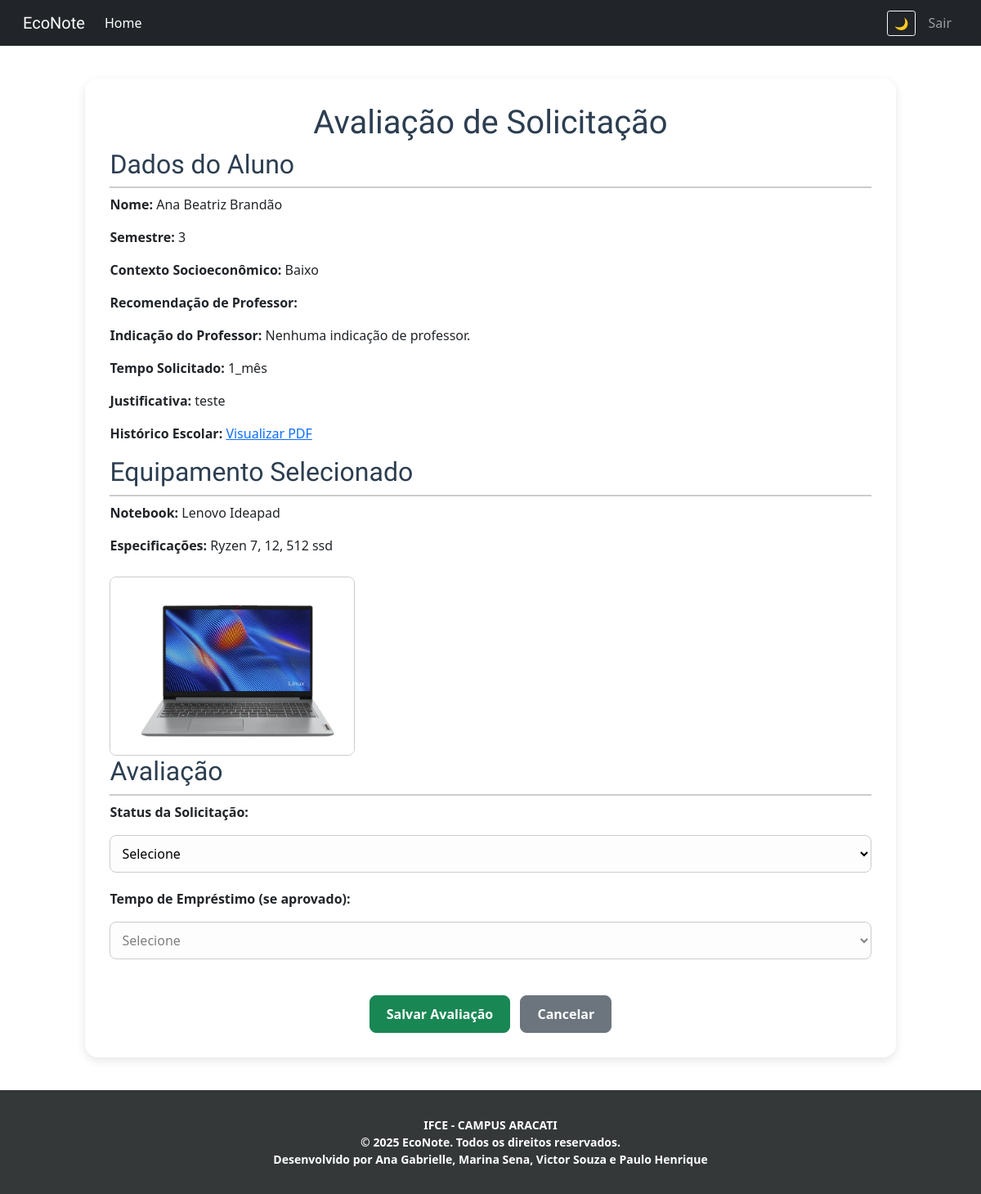
The page /avaliar-solicitacao/21/ (signed in) on the database as committed earlier.
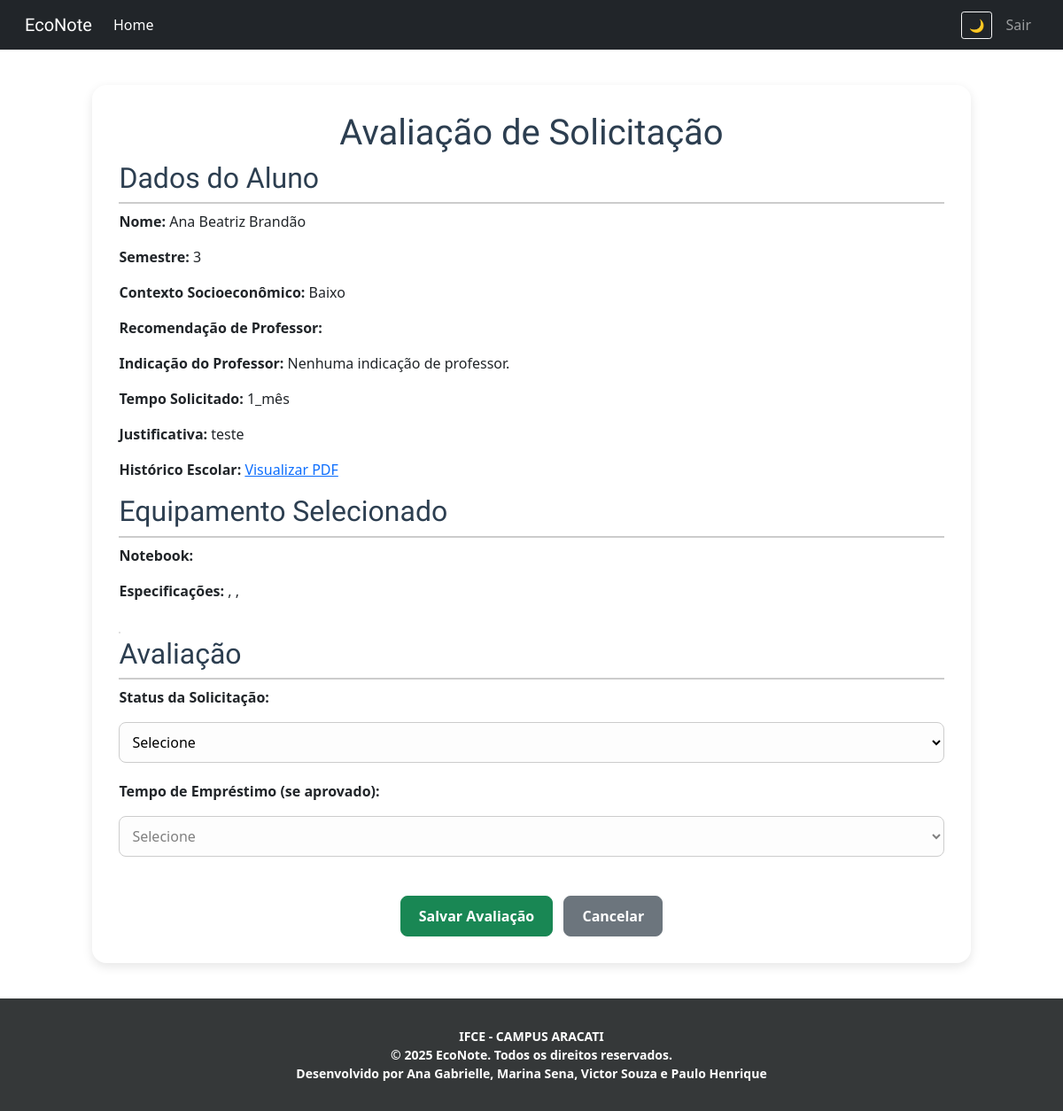
The same page on the database as committed later.
### EconoteApp/models.py (models this page shows, shortened)
class SolicitacaoNotebook(models.Model):
    CONTEXTOS = [
        ('Baixo', 'Baixo'),
        ('Médio', 'Médio'),
        ('Alto', 'Alto'),
    ]
    TEMPO_USO = [
        ('1_mês', '1 mês'),
        ('2_meses', '2 meses'),
        ('3_meses', '3 meses'),
        ('mais_3_meses', 'Mais de 3 meses'),
    ]
    aluno = models.ForeignKey(User, on_delete=models.CASCADE)
    nome = models.CharField(max_length=100)
    semestre = models.CharField(max_length=20)
    historico = models.FileField(upload_to='historicos/')
    contexto = models.CharField(max_length=10, choices=CONTEXTOS)
    tempo_uso = models.CharField(max_length=20, choices=TEMPO_USO)
    justificativa = models.TextField()
    indicacao_professor = models.TextField(
        blank=True,
        null=True,
        verbose_name="Indicação do Professor"
    )
    indicado_por_professor = models.ForeignKey(
        User,
        on_delete=models.SET_NULL,
        null=True, blank=True,
        related_name='indicacoes_feitas',
        verbose_name="Indicado Por"
    )
    data_solicitacao = models.DateTimeField(auto_now_add=True)
    status = models.CharField(
        max_length=20,
        default='Pendente',
        choices=[
            ('Pendente', 'Pendente'),
            ('Aprovado', 'Aprovado'),
            ('Recusado', 'Recusado'),
            ('Lista de Espera', 'Lista de Espera'),
            ('devolucao_pendente', 'Devolução Pendente'),
            ('Devolvido', 'Devolvido'), # Confirmado: 'Devolvido' está presente
        ]
    )
    tempo_concedido = models.CharField(
        max_length=20,
        choices=TEMPO_USO,
        blank=True,
        null=True
    )
    notebook = models.ForeignKey(Notebook, on_delete=models.SET_NULL, null=True, blank=True)
    avaliado_por = models.ForeignKey(
        User,
        null=True,
        blank=True,
        on_delete=models.SET_NULL,
        related_name='avaliacoes'
    )
    data_avaliacao = models.DateTimeField(null=True, blank=True)

class Notebook(models.Model):
    STATUS_CHOICES = [
        ('disponivel', 'Disponível'),
        ('emprestado', 'Emprestado'),
        ('manutencao', 'Em manutenção'),
        ('reciclado', 'Reciclado'),
        ('pendente', 'Pendente'),
        ('recebido', 'Recebido'),
    ]
    marca = models.CharField(max_length=100)
    modelo = models.CharField(max_length=100)
    processador = models.CharField(max_length=100, verbose_name="Processador")
    memoria_ram = models.CharField(max_length=50, verbose_name="Memória RAM")
    armazenamento = models.CharField(max_length=50, verbose_name="Armazenamento")
    imagem = models.ImageField(upload_to='notebooks/', null=True, blank=True)
    informacoes_extras = models.TextField(blank=True, null=True, verbose_name="Informações extras")
    usuario = models.ForeignKey(User, on_delete=models.CASCADE, verbose_name="Usuário Doador/Cadastrador")
    data_cadastro = models.DateTimeField(auto_now_add=True, verbose_name="Data de Cadastro")
    data_entrega = models.DateField(verbose_name="Data de entrega para o responsável", null=True, blank=True)
    status = models.CharField(
        max_length=20,
        choices=STATUS_CHOICES,
        default='pendente',
        help_text="Atualize o status conforme o ciclo de uso do notebook."
    )
    validado = models.BooleanField(default=False, help_text="Indica se o notebook foi validado pelo administrador.")
    em_uso = models.BooleanField(default=False, help_text="Indica se o notebook está atualmente em uso.")
    data_reciclagem = models.DateField(
        null=True, blank=True,
        verbose_name="Data da Reciclagem",
        help_text="Data em que o notebook foi marcado como reciclado."
    )
    destino_reciclagem = models.TextField(
        blank=True, null=True,
        verbose_name="Destino/Reaproveitamento da Reciclagem",
        help_text="Detalhes sobre para onde o notebook foi reciclado ou como seus componentes foram reaproveitados."
    )

### EconoteApp/views.py (the view, shortened to what this page needs)
# urls.py: path('avaliar-solicitacao/<int:solicitacao_id>/', views.avaliar_solicitacao, name='avaliar_solicitacao'),
@login_required
@user_passes_test(is_admin)
def avaliar_solicitacao(request, solicitacao_id):
    solicitacao = get_object_or_404(SolicitacaoNotebook, id=solicitacao_id)
    return render(request, 'projeto/avaliacao_solicitacao.html', {'solicitacao': solicitacao})

### EconoteApp/views.py (called while the page is built)
def is_admin(user):
    return user.is_superuser

### EconoteApp/templates/projeto/avaliacao_solicitacao.html (shortened to what this page needs)
{% extends 'projeto/base.html' %}
{% load static %}
{% block assunto %}
<link rel="stylesheet" href="https://stackpath.bootstrapcdn.com/bootstrap/4.1.3/css/bootstrap.min.css">
<link rel="stylesheet" href="{% static 'css/avaliacao_solicitacao.css' %}">
<link rel="stylesheet" href="https://cdnjs.cloudflare.com/ajax/libs/font-awesome/6.5.0/css/all.min.css">
{% endblock %}
{% block conteudo %}
  <nav class="navbar navbar-expand-lg navbar-dark bg-dark">
    <div class="container-fluid">
      <a class="navbar-brand navbar-font" href="{% url 'home_ADM' %}">EcoNote</a>
      <div class="collapse navbar-collapse justify-content-between" id="navbarSupportedContent">
        <ul class="navbar-nav">
          <li class="nav-item"><a class="nav-link active" href="{% url 'home_ADM' %}">Home</a></li>
        </ul>
        <ul class="navbar-nav">
          <li class="nav-item d-flex align-items-center">
             <button id="toggle-mode" title="Alternar tema" aria-label="Alternar modo" class="btn btn-sm btn-outline-light mr-2">🌙</button>
            <a class="nav-link logout-link" href="{% url 'logout' %}" onclick="return confirmarLogout()">Sair</a>
          </li>
        </ul>
      </div>
    </div>
  </nav>
<div class="container-avaliacao">
  <h1>Avaliação de Solicitação</h1>
  <form method="post" class="form-avaliacao" action="{% url 'avaliar_solicitacao' solicitacao.id %}">
    <div class="dados-solicitacao">
     <h2>Dados do Aluno</h2>
     <p><strong>Nome:</strong> {{ solicitacao.nome }}</p>
     <p><strong>Semestre:</strong> {{ solicitacao.semestre }}</p>
     <p><strong>Contexto Socioeconômico:</strong> {{ solicitacao.contexto }}</p>
     <p><strong>Recomendação de Professor:</strong> {{ solicitacao.recomendacao }}</p>
    <p><strong>Indicação do Professor:</strong>
        {% if solicitacao.indicacao_professor %}
            {{ solicitacao.indicacao_professor }}
            <br>
            <small><em>Indicado por: {{ solicitacao.indicado_por_professor.get_full_name|default:"Não informado" }}</em></small>
        {% else %}
            Nenhuma indicação de professor.
        {% endif %}
    </p>
    <p><strong>Tempo Solicitado:</strong> {{ solicitacao.tempo_uso }}</p>
    <p><strong>Justificativa:</strong> {{ solicitacao.justificativa }}</p>
    <p><strong>Histórico Escolar:</strong>
        {% if solicitacao.historico %}
        <a href="{{ solicitacao.historico.url }}" target="_blank">Visualizar PDF</a>
        {% else %}
        Nenhum histórico enviado.
        {% endif %}
    </p>
    </div>
    <div class="dados-equipamento">
      <h2>Equipamento Selecionado</h2>
      <p><strong>Notebook:</strong> {{ solicitacao.notebook.marca }} {{ solicitacao.notebook.modelo }}</p>
      <p><strong>Especificações:</strong> {{ solicitacao.notebook.processador }}, {{ solicitacao.notebook.memoria_ram }}, {{ solicitacao.notebook.armazenamento }}</p>
      {% if solicitacao.notebook.imagem %}
        <img src="{{ solicitacao.notebook.imagem.url }}" alt="Notebook Selecionado" class="img-equipamento">
      {% else %}
        <img src="{% static 'img/notebook_padrao.jpg' %}" alt="" class="img-equipamento">
      {% endif %}
    </div>
    <div class="bloco-avaliacao">
      <h2>Avaliação</h2>
      <label for="status"><strong>Status da Solicitação:</strong></label>
      <select id="status" name="status" required>
        <option value="" disabled selected>Selecione</option>
      </select>
      <label for="tempo_concedido"><strong>Tempo de Empréstimo (se aprovado):</strong></label>
      <select id="tempo_concedido" name="tempo_concedido" disabled>
        <option value="" disabled selected>Selecione</option>
      </select>
    </div>
    <div class="text-center mt-4">
      <button type="submit" class="btn btn-success mr-2">Salvar Avaliação</button>
      <a href="{% url 'home_ADM' %}" class="btn btn-secondary">Cancelar</a>
    </div>
  </form>
</div>
<footer>
  <div class="footer-info text-center py-3">
    IFCE - CAMPUS ARACATI <br>
    © 2025 EcoNote. Todos os direitos reservados.<br>
    Desenvolvido por Ana Gabrielle, Marina Sena, Victor Souza e Paulo Henrique
  </div>
</footer>
{% endblock %}

Rows that differ between the two databases and show on the page:
changed SolicitacaoNotebook "Ana Beatriz Brandão": notebook.marca "Lenovo" → (not shown); notebook.modelo "Ideapad" → (not shown); notebook.processador "Ryzen 7" → (not shown); notebook.memoria_ram "12" → (not shown); notebook.armazenamento "512 ssd" → (not shown); notebook.imagem: picture removed
